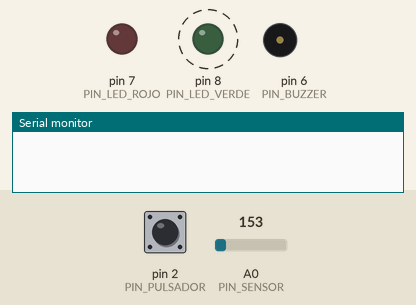
Simulated run of this sketch. Board: Arduino Uno, built with avr-gcc and run on an emulated ATmega328P. On the bench: output pins drawn as LEDs (lit = HIGH), buzzer (waves = sounding), the last lines printed to the serial monitor. Dashed ring = blinking. The test bench sets the inputs (shaded band); at power-on: A0 (PIN_SENSOR) = 153, pin 2 (PIN_PULSADOR) LOW.

Above: at 1.2 s.
1.3 s: A0 (PIN_SENSOR) set to 171
At 2.75 s:
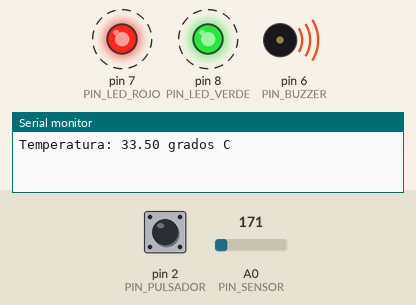
5.3 s: pin 2 (PIN_PULSADOR) pulled HIGH for 0.15 s
At 5.9 s:
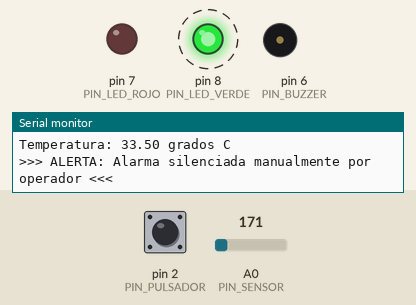
Timing chart, 0 to 14.8 s (numbered marks = the images above; inputs shaded):
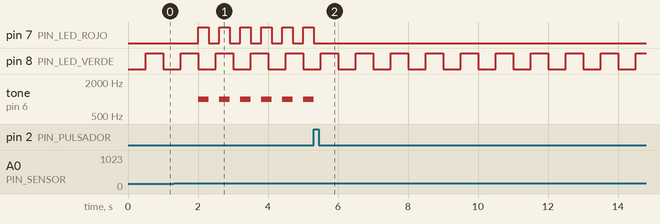

Measured:
- the behaviour switches between 163 and 164 on A0 (PIN_SENSOR) (found by bisection; images 0 and 1)
- after the input at 1.3 s, pin 7 (PIN_LED_ROJO): alternates HIGH for 0.30 s and LOW for 0.30 s, starting after 0.70 s; tone on pin 6 (PIN_BUZZER): alternates 1000 Hz for 0.30 s and silent for 0.30 s, starting after 0.70 s
- after the input at 5.3 s, pin 7 (PIN_LED_ROJO): goes on until 5.3 s, then stays LOW; tone on pin 6 (PIN_BUZZER): goes on until 5.3 s, then stays silent
- by itself, pin 8 (PIN_LED_VERDE): alternates HIGH for 0.50 s and LOW for 0.50 s

The sketch:

APE9_P_T_ES.ino
```cpp
// ==========================================
// SISTEMA IoT: MULTITAREA COOPERATIVA
// Procesos y Threads en Sistemas Embebidos
// =========================================
// --- DEFINICIÓN DE PINES ---
const int PIN_SENSOR = A0;
const int PIN_PULSADOR = 2;
const int PIN_LED_VERDE = 8;
const int PIN_LED_ROJO = 7;
const int PIN_BUZZER = 6;

// --- VARIABLES DE TIEMPO (TIMERS PARA CADA THREAD) ---
unsigned long prevMillisHeartbeat = 0;
unsigned long prevMillisTelemetria = 0;
unsigned long prevMillisAlarma = 0;

// --- INTERVALOS DE TIEMPO ---
const unsigned long INTERVALO_HEARTBEAT = 500;   // 0.5 segundos
const unsigned long INTERVALO_TELEMETRIA = 2000; // 2 segundos
const unsigned long INTERVALO_ALARMA = 300;      // 300 ms

// --- VARIABLES DE ESTADO DEL SISTEMA ---
float temperaturaC = 0.0;
bool alarmaActivada = false;
bool alarmaSilenciada = false;
bool estadoParpadeoAlarma = LOW; // Para alternar el LED y Buzzer

// --- CONFIGURACIÓN INICIAL ---
void setup() {
  Serial.begin(9600);

  pinMode(PIN_SENSOR, INPUT);
  pinMode(PIN_PULSADOR, INPUT); // Configurado con pull-down externo de 10k
  pinMode(PIN_LED_VERDE, OUTPUT);
  pinMode(PIN_LED_ROJO, OUTPUT);
  pinMode(PIN_BUZZER, OUTPUT);

  // Asegurar estados iniciales apagados
  digitalWrite(PIN_LED_VERDE, LOW);
  digitalWrite(PIN_LED_ROJO, LOW);
  noTone(PIN_BUZZER);

  //Serial.println("=======================================");
  //Serial.println(" SISTEMA IoT INICIADO (Multitarea) ");
  //Serial.println("=======================================");
}

// --- BUCLE PRINCIPAL (PLANIFICADOR / SCHEDULER) ---
void loop() {
  unsigned long currentMillis = millis(); // Tiempo actual

  // Ejecución de threads lógicos
  taskHeartbeat(currentMillis);    // Thread 1
  taskTelemetry(currentMillis);    // Thread 2
  taskAlarmaTermica(currentMillis);// Thread 3
  taskPulsador();                  // Thread 4 (Evento asíncrono)
}

// ==========================================
// IMPLEMENTACIÓN DE THREADS LÓGICOS
// ==========================================

// THREAD 1: Indicador de vida (Heartbeat)
void taskHeartbeat(unsigned long currentMillis) {
  if (currentMillis - prevMillisHeartbeat >= INTERVALO_HEARTBEAT) {
    prevMillisHeartbeat = currentMillis;
    // Toggle (invertir) el estado del LED verde
    digitalWrite(PIN_LED_VERDE, !digitalRead(PIN_LED_VERDE));
  }
}

// THREAD 2: Monitoreo y Envío de Datos (Telemetría)
void taskTelemetry(unsigned long currentMillis) {
  if (currentMillis - prevMillisTelemetria >= INTERVALO_TELEMETRIA) {
    prevMillisTelemetria = currentMillis;

    // 1. Leer sensor TMP36
    int lecturaADC = analogRead(PIN_SENSOR);
    float voltaje = (lecturaADC * 5.0) / 1024.0;
    temperaturaC = (voltaje - 0.5) * 100.0; // Fórmula TMP36

    // 2. Evaluar umbral de temperatura
    if (temperaturaC > 30.0) {
      alarmaActivada = true;
      // Si recién sube de 30, reiniciamos el silenciamiento manual
      if (!alarmaSilenciada) {
        // Se permite sonar
      }
    } else {
      alarmaActivada = false;
      alarmaSilenciada = false; // Reiniciar flag al enfriarse
      // Forzar apagado de alarma por seguridad
      digitalWrite(PIN_LED_ROJO, LOW);
      noTone(PIN_BUZZER);
      estadoParpadeoAlarma = LOW;
    }

    // 3. Enviar datos por puerto serial
    Serial.print("Temperatura: ");
    Serial.print(temperaturaC);
    Serial.println(" grados C");
  }
}

// THREAD 3: Sistema de Alarma Térmica
void taskAlarmaTermica(unsigned long currentMillis) {
  if (alarmaActivada && !alarmaSilenciada) {
    if (currentMillis - prevMillisAlarma >= INTERVALO_ALARMA) {
      prevMillisAlarma = currentMillis;

      estadoParpadeoAlarma = !estadoParpadeoAlarma; // Alternar estado
      digitalWrite(PIN_LED_ROJO, estadoParpadeoAlarma);

      // El buzzer suena solo cuando el LED está en HIGH
      if (estadoParpadeoAlarma) {
        tone(PIN_BUZZER, 1000); // Tono de 1000 Hz
      } else {
        noTone(PIN_BUZZER);
      }
    }
  } else if (!alarmaActivada) {
    // Si no hay alarma, asegurar que todo quede apagado
    if (estadoParpadeoAlarma == HIGH) {
      digitalWrite(PIN_LED_ROJO, LOW);
      noTone(PIN_BUZZER);
      estadoParpadeoAlarma = LOW;
    }
  }
}

// THREAD 4: Silenciamiento Manual de Alarma (Acknowledge)
void taskPulsador() {
  // El pulsador está en configuración pull-down. HIGH = presionado
  if (digitalRead(PIN_PULSADOR) == HIGH) {

    // Si hay alarma y no ha sido silenciada aún
    if (alarmaActivada && !alarmaSilenciada) {
      alarmaSilenciada = true; // Activar flag de silencio

      // Apagar inmediatamente indicadores
      digitalWrite(PIN_LED_ROJO, LOW);
      noTone(PIN_BUZZER);
      estadoParpadeoAlarma = LOW;

      // Registrar evento en serial
      Serial.println(">>> ALERTA: Alarma silenciada manualmente por operador <<<");
    }

    // Anti-rebote simple por software (esperar a que se suelte)
    while(digitalRead(PIN_PULSADOR) == HIGH);
  }
}
```
